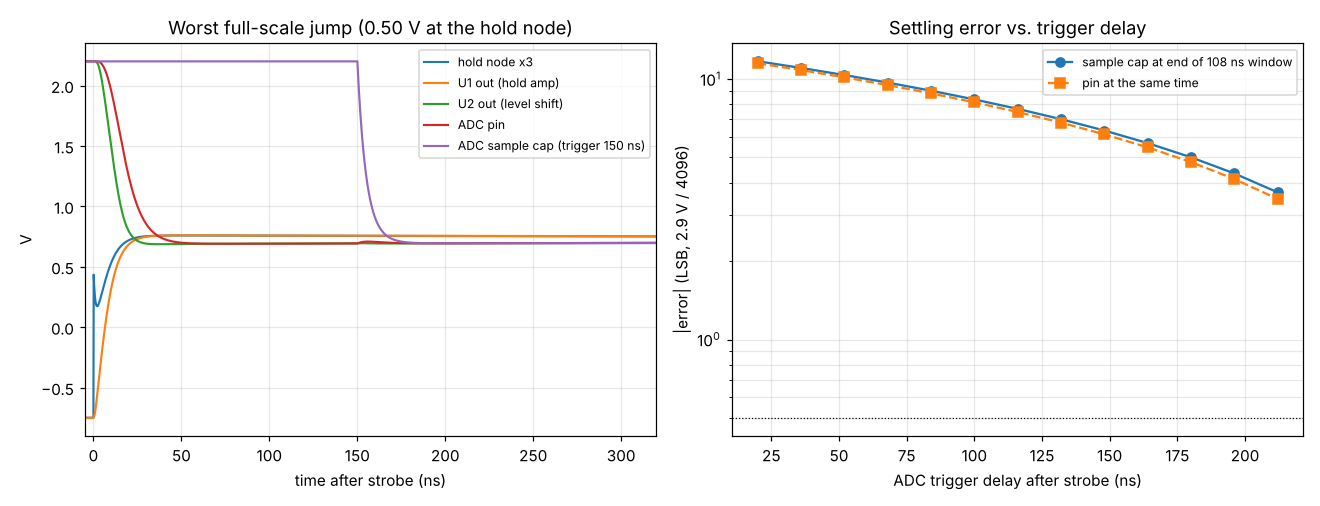

This figure's Python source:
"""Hold node -> TPH2501 G=+3 -> TPH2501 inverting level shift (0/3.3 V, 1k/1k, +in 0.725 V)
-> 33 R / 220 pF -> STM32G474 ADC sample switch (1 k, 5 pF, 108 ns window).

The strobe is replaced by a 150 ps current pulse into the hold node that gives the worst
full-scale jump (eff 0.69 x 0.72 V = 0.50 V at the hold node, settled). The ADC sampling
capacitor starts at the opposite end of the range (worst case kickback).
Writes chain.json and chain.png.   python3 chain.py
"""
import json, os, re, subprocess, sys, tempfile
import numpy as np
import matplotlib
matplotlib.use("Agg")
import matplotlib.pyplot as plt

HERE = os.path.dirname(os.path.abspath(__file__))
sys.path.insert(0, HERE)
import amp  # noqa: E402

V0, DV = -0.25, 0.50           # hold node before the strobe, settled jump
C_G, C_D = 3.4e-12, 2.7e-12    # hold+pad+CM, differential
T_WIN = 108e-9
LSB = 2.9 / 4096


def deck(t_d, vcs0, probes=None, out=None):
    q = DV * C_G                                    # charge that gives DV once Cdiff is bootstrapped
    L = ["* chain", amp.SUBCKT,
         "Vp vp 0 2.5", "Vn vn 0 -2.5", "Vdd vdd 0 3.3",
         "Ch ls 0 3.4p", "Cdif ls inv 2.7p", "Ccmn inv 0 1.2p",
         f"Rleak ls 0 {os.environ.get('RLEAK', '7.5meg')}",                     # BAT15 model reverse conductance, both pairs
         "Ib 0 ls 3p",                              # TPH2501 max bias at 27 C
         f"Iinj 0 ls pulse(0 {q / 150e-12:.5g} 10n 1p 1p 150p 1)",
         "Xu1 ls inv o1 vp vn tph2501", "Rf o1 inv 1k", "Rg inv 0 499",
         "Rin o1 ninv2 1k", "Rf2 ninv2 o2 1k", "Vref ref 0 0.725", "Cinp2 ninv2 0 1p",
         "Xu2 ref ninv2 o2 vdd 0 tph2501",
         "Rpin o2 pin 33", "Cpin pin 0 220p", "Cpinpar pin 0 5p",
         f"Sadc pin cs ctl 0 sw1", f"Vctl ctl 0 pwl(0 0 {10e-9 + t_d:.6g} 0 {10e-9 + t_d + 1e-10:.6g} 1 "
         f"{10e-9 + t_d + T_WIN:.6g} 1 {10e-9 + t_d + T_WIN + 1e-10:.6g} 0)",
         ".model sw1 sw(vt=0.5 vh=0.01 ron=1k roff=1e12)",
         "Cs cs 0 5p", f".ic v(ls)={V0} v(cs)={vcs0}",
         ".options klu reltol=1e-5 abstol=1e-14 vntol=1e-8",
         f".tran 0.1n {10e-9 + 320e-9:.6g} 0 0.2n",
         f".meas tran vcs find v(cs) at={10e-9 + t_d + T_WIN:.6g}",
         f".meas tran vfin find v(pin) at={10e-9 + 315e-9:.6g}",
         f".meas tran vpin find v(pin) at={10e-9 + t_d + T_WIN:.6g}"]
    if probes:
        L.append(f".control\nrun\nwrdata {out} {' '.join(probes)}\n.endc")
    L.append(".end")
    return "\n".join(L) + "\n"


def run(t_d, vcs0, probes=None):
    with tempfile.TemporaryDirectory() as td:
        path, out = os.path.join(td, "c.cir"), os.path.join(td, "w.txt")
        open(path, "w").write(deck(t_d, vcs0, probes, out))
        r = subprocess.run(["ngspice", "-b", path], capture_output=True, text=True)
        m = {k: float(v) for k, v in re.findall(r"^(vcs|vfin|vpin)\s*=\s*([-+0-9.eE]+)", r.stdout, re.M)}
        w = np.loadtxt(out) if probes else None
    return m, w


if __name__ == "__main__":
    # ideal final value of the pin: Vadc = 1.45 - 3 * Vhold
    v_final = 1.45 - 3.0 * (V0 + DV)
    v_start = 1.45 - 3.0 * V0
    res = []
    for t_d in np.arange(20e-9, 215e-9, 16e-9):
        m, _ = run(t_d, v_start)            # sampling cap left at the previous (opposite) value
        res.append(dict(t_d=t_d, err_lsb=(m["vcs"] - v_final) / LSB, err_pin_lsb=(m["vpin"] - v_final) / LSB, vfin=m["vfin"]))
        print(f"trigger {t_d*1e9:5.0f} ns  error at end of window {res[-1]['err_lsb']:8.2f} LSB  (pin {res[-1]['err_pin_lsb']:7.2f})")
    m, w = run(150e-9, v_start, probes=["v(ls)", "v(o1)", "v(o2)", "v(pin)", "v(cs)"])
    json.dump(dict(v_final=v_final, sweep=res), open(os.path.join(HERE, "chain.json"), "w"), indent=1)
    t = w[:, 0] * 1e9 - 10
    fig, ax = plt.subplots(1, 2, figsize=(12, 4.6))
    for col, lab in ((1, "hold node x3"), (3, "U1 out (hold amp)"), (5, "U2 out (level shift)"), (7, "ADC pin"), (9, "ADC sample cap (trigger 150 ns)")):
        y = w[:, col] * (3 if col == 1 else 1)
        ax[0].plot(t, y, label=lab, lw=1.4)
    ax[0].set_xlabel("time after strobe (ns)"); ax[0].set_ylabel("V"); ax[0].set_xlim(-5, 320)
    ax[0].set_title("Worst full-scale jump (0.50 V at the hold node)"); ax[0].grid(alpha=.3); ax[0].legend(fontsize=8)
    td = np.array([r["t_d"] for r in res]) * 1e9
    ax[1].semilogy(td, np.abs([r["err_lsb"] for r in res]), "o-", label="sample cap at end of 108 ns window")
    ax[1].semilogy(td, np.abs([r["err_pin_lsb"] for r in res]), "s--", label="pin at the same time")
    ax[1].axhline(0.5, color="k", lw=.8, ls=":")
    ax[1].set_xlabel("ADC trigger delay after strobe (ns)"); ax[1].set_ylabel("|error| (LSB, 2.9 V / 4096)")
    ax[1].set_title("Settling error vs. trigger delay"); ax[1].grid(alpha=.3, which="both"); ax[1].legend(fontsize=8)
    fig.tight_layout(); fig.savefig(os.path.join(HERE, "chain.png"), dpi=110)
